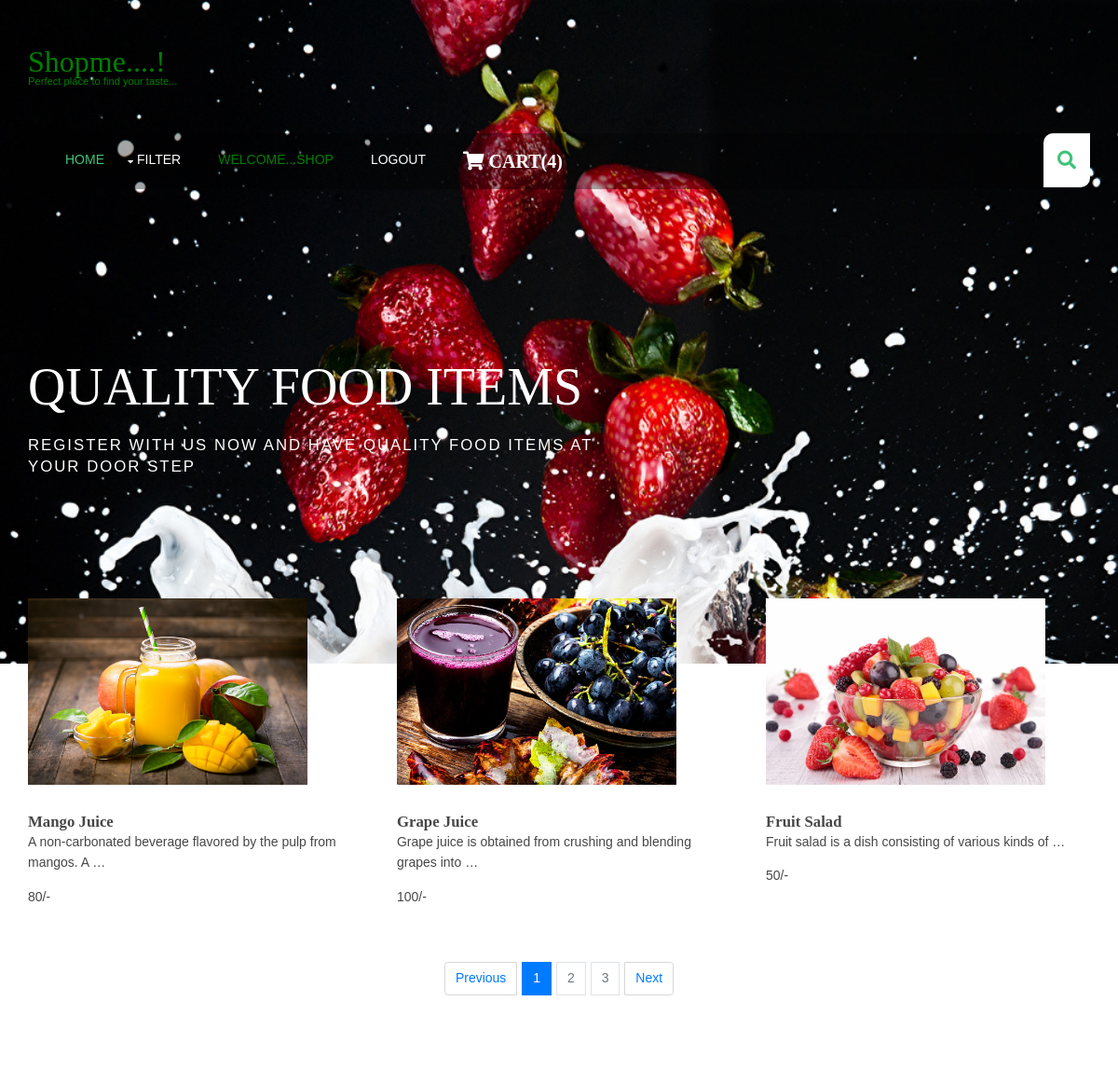
Screenshot of /fruit-recipes/ (signed in) with the database file from the repository.
### shop/models.py (models this page shows, shortened)
class Prod(models.Model):
    name = models.CharField(max_length=250, unique=True)
    slug = models.SlugField(max_length=250, unique=True)
    img = models.ImageField(upload_to='products')
    des = models.TextField()
    stock = models.IntegerField()
    available = models.BooleanField()
    price = models.IntegerField()
    category = models.ForeignKey(Category, on_delete=models.CASCADE)
    def get__url(self):
        return reverse('details', args=[self.category.slug, self.slug])

### shop/views.py (the view)
# urls.py: path('<slug:c_slug>/', views.filtering, name='prod_cat'),
def filtering(request, c_slug):
    c_page = None
    prodt = None
    global cat, pro
    if c_slug is not None:
        c_page = get_object_or_404(Category, slug=c_slug)
        prodt = Prod.objects.filter(category=c_page, available=True)
    else:
        prodt = Prod.objects.all().filter(available=True)
        cat = Category.objects.all()
    return render(request, 'filter.html', {'pr': prodt, 'ct': cat})

### cart/context_processor.py (called while the page is built)
def count(request):
    item_count = 0
    if 'admin' in request.path:
        return {}
    else:
        try:
            ct = Cartlist.objects.filter(cart_id=c_id(request))
            cti = Items.objects.all().filter(cart=ct[:1])
            for c in cti:
                item_count += c.quantity
        except Cartlist.DoesNotExist:
            item_count = 0
        return dict(itc=item_count)

### cart/views.py (called while the page is built)
def c_id(request):
    ct_id = request.session.session_key
    if not ct_id:
        ct_id = request.session.create()
        return ct_id

### shop/models.py (called while the page is built)
    def get_url(self):
        return reverse('prod_cat', args=[self.slug])

### templates/filter.html (shortened to what this page needs)
{% extends 'base.html' %}
{% load static %}
{% block content %}
<html lang="">
<body id="top">
  <div id="pageintro" class="hoc clear">
    <article>
      <h3 class="heading">QUALITY FOOD ITEMS</h3>
      <p>Register with us now and have quality food items at your door step</p>
    </article>
  </div>
  <div class="wrapper row3">
  <main class="hoc container clear">
    <section id="introblocks">
      <ul class="nospace group">
        {% for i in pr %}
        <li class="one_third">
          <figure><a class="imgover" href={{i.get__url}}><img src="{{i.img.url}}" alt="" style="height:200px; width:300px"></a>
            <figcaption>
              <h6 class="heading">{{i.name}}</h6>
              <p>{{i.des|truncatewords:10}}</p>
              <p>{{i.price}}/-</p>
            </figcaption>
          </figure>
        </li>
       {% endfor %}
      </ul>
    </section>
<br>
    <br>
    <nav aria-label="...">
  <ul class="pagination">
    <li class="page-item">
      <a class="page-link" href="/" tabindex="-1">Previous</a>
    </li>
    <li class="page-item active"><a class="page-link" href="#">1</a></li>
    <li class="page-item disabled">
      <a class="page-link" href="#">2 <span class="sr-only">(current)</span></a>
    </li>
    <li class="page-item disabled"><a class="page-link" href="#">3</a></li>
    <li class="page-item">
      <a class="page-link" href="/">Next</a>
    </li>
  </ul>
</nav>
  </main>
 </div>
</body>
</html>
{% endblock %}

### templates/base.html (shortened to what this page needs)
{% load static %}
<!DOCTYPE html>
<html lang="">
<head>
<link rel="stylesheet" href="{% static 'style.css' %}">
<link rel="stylesheet" href="https://cdn.jsdelivr.net/npm/bootstrap@4.0.0/dist/css/bootstrap.min.css">
<link href="{% static 'hm/layout/styles/layout.css' %}" rel="stylesheet" type="text/css" media="all">
</head>
<body id="top">
<div class="bg_img" style="background-image:url({% static 'hm/images/demo/backgrounds/bg.jpg' %});">
  <header id="header" class="hoc clear">
    <div id="logo" class="one_quarter first">
      <h1 class="abcd"><a href="/">Shopme....!</a></h1>
      <p class="abcd">Perfect place to find your taste...</p>
    </div>
  </header>
    <section id="navwrapper" class="hoc clear">
    <nav id="mainav">
      <ul class="clear">
        <li class="active"><a href="/">Home</a></li>
        <li><a class="drop" href="#">Filter</a>
        </li>
        {% if user.is_authenticated %}
        <li><a style="color:green" class="active">Welcome...{{user.username}}</a></li>
        <li><a class="active" href="{% url 'logout' %}">Logout</a></li>
        {% else %}
        <li><a class="active" href="{% url 'login' %}">Login</a></li>
        <li><a class="active" href="{% url 'register' %}">Register</a></li>
        {% endif %}
        {% if itc > 0 %}
        <li><a style="align:right" class="active" href="{% url 'cart' %}"><i class="fa fa-shopping-cart" style="font-size:20px"> Cart({{itc}}) </i></a></li>
        {% else %}
        <li><a style="align:right" class="active" href="{% url 'cart' %}"><i class="fa fa-shopping-cart" style="font-size:20px"> Cart </i></a></li>
        {% endif %}
      </ul>
    </nav>
        <div id="searchform">
    </div>
  </section>
  {% block content %}
  {% endblock %}
</div>
</body>
</html>

### static/style.css (style rules this page uses)
.bg_img { height:100%; background-position:center; background-repeat:no-repeat; background-size:cover; }
.abcd { color:green; }

### static/hm/layout/styles/layout.css (style rules this page uses)
#header { padding:50px 0; }
#header #logo * { margin:0; padding:0; line-height:1; }
#header #logo h1 { font-size:32px; }
#header #logo p { font-size:.8rem; }
#header div:last-child { margin-bottom:0; }
#navwrapper { padding:0 0 0 20px; }
#navwrapper #searchform { display:block; position:relative; float:right; height:58px; line-height:1; z-index:999; border-radius:10px 0; }
#navwrapper #searchform::after { display:block; height:58px; line-height:58px; padding:0 15px; font-size:20px; font-family:"Font Awesome 5 Free"; font-weight:900; content:"\f002"; }
#navwrapper #searchform ::placeholder { text-transform:capitalize; }
#pageintro { padding:180px 0; }
#pageintro article { display:block; max-width:55%; }
#pageintro .heading { margin-bottom:20px; font-size:4rem; }
#pageintro p:first-of-type { margin:0 0 20px 0; text-transform:uppercase; font-size:1.6rem; letter-spacing:2px; }
#pageintro p:last-of-type { font-size:1.2rem; }
.container { padding:80px 0; }
#introblocks { display:block; position:relative; margin:-150px 0 0 0; z-index:1; }
#introblocks > ul > li { margin-bottom:50px; }
#introblocks > ul > li:nth-last-child(-n+3) { margin-bottom:0; }
#introblocks > ul > li:nth-child(3n+1) { margin-left:0; clear:left; }
#introblocks figure figcaption { display:block; padding:30px 0 0 0; }
#introblocks figure figcaption .heading { font-size:1.2rem; font-weight:700; margin-bottom:0; }
*, *::before, *::after { transition:all .3s ease-in-out; }
nav ul, nav ol { margin:0; padding:0; list-style:none; }
#mainav, #breadcrumb, .sidebar nav { line-height:normal; }
#mainav .drop::after, #mainav li li .drop::after, #breadcrumb li a::after, .sidebar nav a::after { position:absolute; font-family:"Font Awesome 5 Free"; font-weight:900; font-size:10px; line-height:10px; }
#mainav { display:block; float:left; }
#mainav ul { text-transform:uppercase; }
#mainav li { display:block; float:left; position:relative; margin:0; padding:0; }
#mainav li:last-child { margin-right:0; }
#mainav li a { display:block; padding:20px; }
#mainav .drop { padding-left:15px; }
#mainav .drop::after, #mainav li li .drop::after { content:"\f0d7"; }
#mainav .drop::after { top:25px; left:5px; }
.pagination { display:block; width:100%; text-align:center; clear:both; }
.pagination li { display:inline-block; margin:0 2px 0 0; }
.pagination li:last-child { margin-right:0; }
.pagination a, .pagination strong { display:block; padding:8px 11px; border:1px solid; background-clip:padding-box; font-weight:normal; }
body { color:#474747; background-color:#FFFFFF; }
a { color:#41C379; }
.imgover, .imgover:hover::after { color:#41C379; }
.row3 { color:#474747; background-color:#FFFFFF; }
#header #logo a { color:inherit; }
#navwrapper { color:#FFFFFF; background-color:rgba(0,0,0,.35); }
#navwrapper #searchform { color:#41C379; background:#FFFFFF; }
#pageintro { color:#FFFFFF; }
#mainav li a { color:inherit; }
#mainav .active a, #mainav a:hover, #mainav li:hover > a { color:#41C379; background-color:inherit; }
.pagination a, .pagination strong { border-color:#D7D7D7; }
@media screen and (min-width:1140px) { .hoc { max-width:1140px; } }

### rows the page displays
Prod: img (picture), name "Mango Juice", des "A non-carbonated beverage flavored by the pulp from mangos. A …", price "80"
Prod: img (picture), name "Grape Juice", des "Grape juice is obtained from crushing and blending grapes into …", price "100"
Prod: img (picture), name "Fruit Salad", des "Fruit salad is a dish consisting of various kinds of …", price "50"

### other values shown
{{ user.username }} "SHOP"
{{ itc }} "4"
